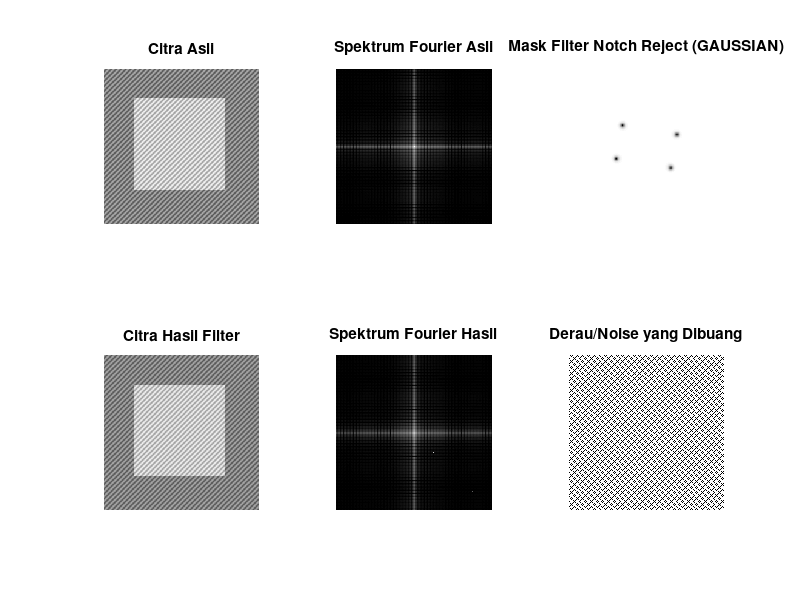

The MATLAB script that drew this image:
function restore_periodic_noise()
    clc; clear; close all;

    image_path = '../../data/E_periodic_noise_restoration/input/brick_gray_periodic_noise.png';

    if exist(image_path, 'file')
        f = imread(image_path);
    else
        f = buatCitraUjiSintetis();
    end

    filterMode = 'notchreject'; % Opsi: 'bandreject' | 'notchreject'
    filterType = 'gaussian';    % Opsi: 'ideal' | 'butterworth' | 'gaussian'
    n = 2;                      % Orde filter (khusus Butterworth)

    switch lower(filterMode)
        case 'bandreject'
            % Parameter khusus Bandreject
            D0 = 40; % Cutoff frequency (radius pusat pita)
            W  = 10; % Bandwidth (lebar pita)
            
            [f_filtered, H] = jalankanBandreject(f, D0, W, filterType, n);
            filterTitle = ['Bandreject (', upper(filterType), ')'];

        case 'notchreject'
            % Parameter khusus Notch Reject
            D0 = 10; % Radius area notch
            
            notchCenters = [
                 35,  40;
                -35, -40;
                 20, -50;
                -20,  50
            ];
            
            [f_filtered, H] = jalankanNotchReject(f, notchCenters, D0, filterType, n);
            filterTitle = ['Notch Reject (', upper(filterType), ')'];

        otherwise
            error('Filter mode tidak dikenal. Gunakan ''bandreject'' atau ''notchreject''.');
    end

    F_orig = hitungSpektrum(f);
    F_filt = hitungSpektrum(f_filtered);

    figure('Name', ['Hasil Restorasi - ', filterTitle], 'NumberTitle', 'off');

    subplot(2, 3, 1); imshow(f); title('Citra Asli');
    subplot(2, 3, 2); imshow(F_orig, []); title('Spektrum Fourier Asli');
    subplot(2, 3, 3); imshow(H, []); title(['Mask Filter ', filterTitle]);
    subplot(2, 3, 4); imshow(f_filtered); title('Citra Hasil Filter');
    subplot(2, 3, 5); imshow(F_filt, []); title('Spektrum Fourier Hasil');
    subplot(2, 3, 6); imshow(abs(double(f) - double(f_filtered)), []); title('Derau/Noise yang Dibuang');
end

function [imgOut, H] = jalankanBandreject(img, D0, W, filterType, n)
    [rows, cols, ~] = size(img);
    H = buatMaskBandreject(rows, cols, D0, W, filterType, n);
    imgOut = terapkanMask(img, H);
end

function [imgOut, H] = jalankanNotchReject(img, notchCenters, D0, filterType, n)
    [rows, cols, ~] = size(img);
    H = buatMaskNotchReject(rows, cols, notchCenters, D0, filterType, n);
    imgOut = terapkanMask(img, H);
end

function imgOut = terapkanMask(img, H)
    imgOut = zeros(size(img), 'uint8');
    numChannels = size(img, 3);
    
    for c = 1:numChannels
        f_dbl = im2double(img(:, :, c));
        F = fftshift(fft2(f_dbl));
        G = F .* H;
        g = real(ifft2(ifftshift(G)));
        g = max(0, min(1, g));
        imgOut(:, :, c) = uint8(round(g * 255));
    end
end

function H = buatMaskBandreject(rows, cols, D0, W, filterType, n)
    H = ones(rows, cols);
    centerR = floor(rows / 2) + 1;
    centerC = floor(cols / 2) + 1;

    for r = 1:rows
        for c = 1:cols
            D = sqrt((r - centerR)^2 + (c - centerC)^2);
            switch lower(filterType)
                case 'ideal'
                    if (D >= (D0 - W/2)) && (D <= (D0 + W/2))
                        H(r, c) = 0;
                    else
                        H(r, c) = 1;
                    end
                case 'butterworth'
                    if (D * W) == 0
                        H(r, c) = 0;
                    else
                        val = (D * W) / (D^2 - D0^2)^2;
                        H(r, c) = 1 / (1 + val^n);
                    end
                case 'gaussian'
                    if W == 0
                        val = 0;
                    else
                        val = ((D^2 - D0^2) / (D * W))^2;
                    end
                    H(r, c) = 1 - exp(-val);
            end
        end
    end
end

function H = buatMaskNotchReject(rows, cols, notchCenters, D0, filterType, n)
    H = ones(rows, cols);
    centerR = floor(rows / 2) + 1;
    centerC = floor(cols / 2) + 1;
    numNotches = size(notchCenters, 1);

    for k = 1:numNotches
        uk = notchCenters(k, 1);
        vk = notchCenters(k, 2);
        H_k = ones(rows, cols);

        for r = 1:rows
            for c = 1:cols
                D1 = sqrt((r - (centerR + uk))^2 + (c - (centerC + vk))^2);
                D2 = sqrt((r - (centerR - uk))^2 + (c - (centerC - vk))^2);

                switch lower(filterType)
                    case 'ideal'
                        if (D1 <= D0) || (D2 <= D0)
                            H_k(r, c) = 0;
                        else
                            H_k(r, c) = 1;
                        end
                    case 'butterworth'
                        if (D1 * D2) == 0
                            H_k(r, c) = 0;
                        else
                            val = (D0^2) / (D1 * D2);
                            H_k(r, c) = 1 / (1 + val^n);
                        end
                    case 'gaussian'
                        val = (D1 * D2) / (D0^2);
                        H_k(r, c) = 1 - exp(-0.5 * val);
                end
            end
        end
        H = H .* H_k;
    end
end

function S = hitungSpektrum(img)
    if size(img, 3) == 3
        imgGray = rgb2gray(img);
    else
        imgGray = img;
    end
    S = log(1 + abs(fftshift(fft2(im2double(imgGray)))));
end

function f_noisy = buatCitraUjiSintetis()
    f_base = uint8(ones(256, 256) * 128);
    f_base(50:200, 50:200) = 200;
    [X, Y] = meshgrid(1:256, 1:256);
    noise = 40 * sin(2*pi*X/8 + 2*pi*Y/8);
    f_noisy = uint8(max(0, min(255, double(f_base) + noise)));
end
